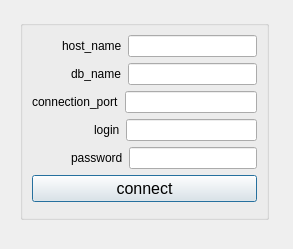
<?xml version="1.0" encoding="UTF-8"?>
<ui version="4.0">
 <class>Connections</class>
 <widget class="QDialog" name="Connections">
  <property name="geometry">
   <rect>
    <x>0</x>
    <y>0</y>
    <width>293</width>
    <height>249</height>
   </rect>
  </property>
  <property name="windowTitle">
   <string>connections to database</string>
  </property>
  <widget class="QGroupBox" name="groupBox">
   <property name="geometry">
    <rect>
     <x>20</x>
     <y>20</y>
     <width>249</width>
     <height>200</height>
    </rect>
   </property>
   <property name="title">
    <string/>
   </property>
   <layout class="QGridLayout" name="gridLayout">
    <item row="0" column="0">
     <layout class="QHBoxLayout" name="horizontalLayout">
      <property name="leftMargin">
       <number>30</number>
      </property>
      <item>
       <widget class="QLabel" name="host_name">
        <property name="text">
         <string>host_name</string>
        </property>
       </widget>
      </item>
      <item>
       <widget class="QLineEdit" name="host_name_2"/>
      </item>
     </layout>
    </item>
    <item row="1" column="0">
     <layout class="QHBoxLayout" name="horizontalLayout_2">
      <property name="leftMargin">
       <number>39</number>
      </property>
      <item>
       <widget class="QLabel" name="db_name">
        <property name="text">
         <string>db_name</string>
        </property>
       </widget>
      </item>
      <item>
       <widget class="QLineEdit" name="db_name_2"/>
      </item>
     </layout>
    </item>
    <item row="2" column="0">
     <layout class="QHBoxLayout" name="horizontalLayout_3">
      <item>
       <widget class="QLabel" name="connection_port">
        <property name="text">
         <string>connection_port</string>
        </property>
       </widget>
      </item>
      <item>
       <widget class="QLineEdit" name="connection_port_2"/>
      </item>
     </layout>
    </item>
    <item row="3" column="0">
     <layout class="QHBoxLayout" name="horizontalLayout_5">
      <property name="leftMargin">
       <number>62</number>
      </property>
      <item>
       <widget class="QLabel" name="login">
        <property name="text">
         <string>login</string>
        </property>
       </widget>
      </item>
      <item>
       <widget class="QLineEdit" name="login_2"/>
      </item>
     </layout>
    </item>
    <item row="4" column="0">
     <layout class="QHBoxLayout" name="horizontalLayout_6">
      <property name="leftMargin">
       <number>39</number>
      </property>
      <item>
       <widget class="QLabel" name="label_5">
        <property name="layoutDirection">
         <enum>Qt::LeftToRight</enum>
        </property>
        <property name="text">
         <string>password</string>
        </property>
       </widget>
      </item>
      <item>
       <widget class="QLineEdit" name="password"/>
      </item>
     </layout>
    </item>
    <item row="5" column="0">
     <widget class="QPushButton" name="pushButton">
      <property name="font">
       <font>
        <pointsize>12</pointsize>
       </font>
      </property>
      <property name="text">
       <string>connect</string>
      </property>
     </widget>
    </item>
   </layout>
  </widget>
 </widget>
 <resources/>
 <connections/>
</ui>
